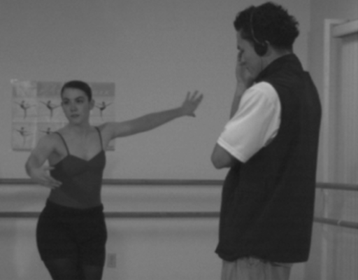
%> input picture Pratica_3/Romocao_fundo/dance.png, 358 x 280 px, shrunk from 512 x 400 before the run
$ octave removendoFundo.m   (GNU Octave 9; MATLAB toolbox functions it lacks are replaced by stand-ins)
%> lines starting %> are read from the running program, lines starting %| are printed output that depends on the picture
%Limpando janelas
close all;
%Limpando variaveis
clear all;
pkg load image;

im = imread('dance.png');
%> im is the input picture: size 280x358x3 uint8; min 22, max 189, mean 94.2
imBase = imread('dance_depth.png');
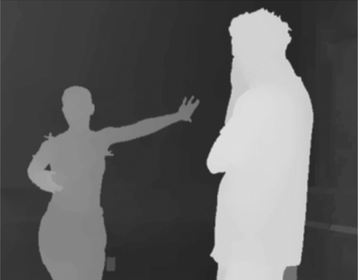
%> input picture Pratica_3/Romocao_fundo/dance_depth.png, 358 x 280 px, shrunk from 512 x 400 before the run
%> imBase is the input picture: size 280x358 uint8; min 34, max 226, mean 96.2

figure('Name', 'Entrada');

subplot(1,2,1);
imshow(im);
title('Imagem original');

subplot(1,2,2);
imshow(imBase);
title('Imagem base');

figure('Name', 'Histograma');
imhist(imBase);
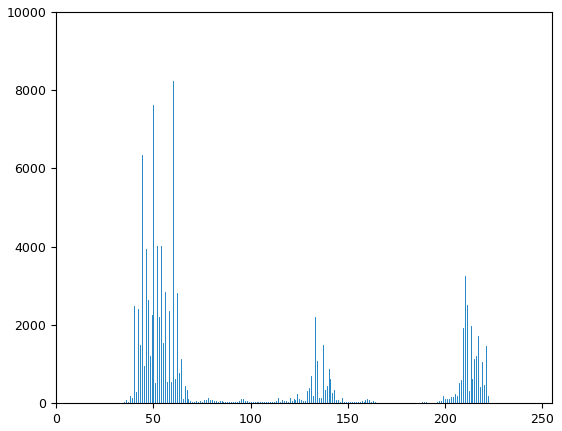
%> figure redrawn from the program's plot data; highest point at x = 60, y = 8241

height = size(imBase,1);
%> height = 280
width = size(imBase,2);
%> width = 358

imObjeto1 = logical(zeros(height, width));
imObjeto2 = logical(zeros(height, width));
%> (the run ends here)
